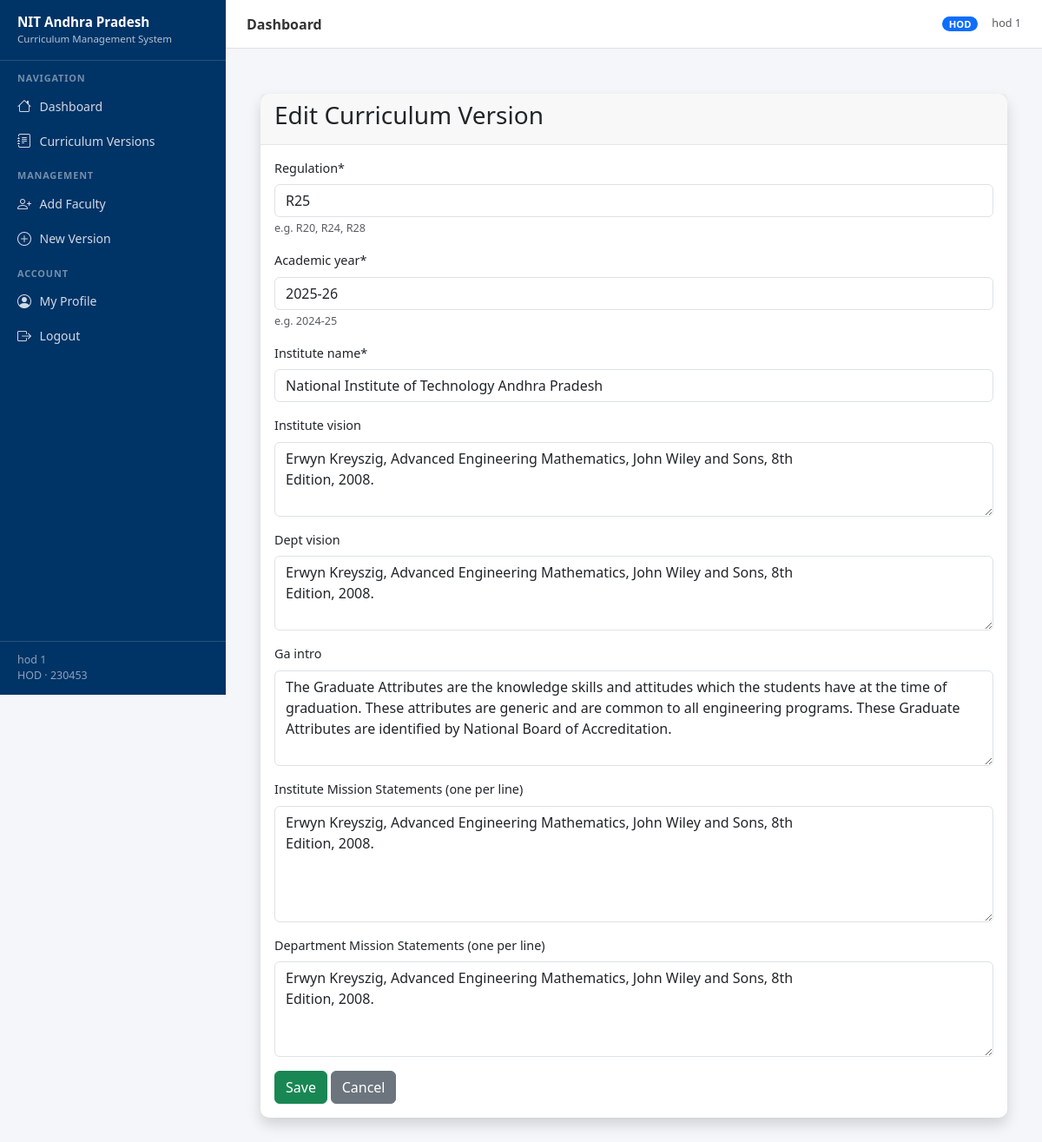
/curriculum/version/2/edit/ (signed in), run on the app's committed database.
### accounts/models.py (models this page shows, shortened)
class Profile(models.Model):
    ROLE_ADMIN = 'ADMIN'
    ROLE_HOD = 'HOD'
    ROLE_FACULTY = 'FACULTY'
    ROLE_CHOICES = [
        (ROLE_ADMIN, 'Admin'),
        (ROLE_HOD, 'HOD'),
        (ROLE_FACULTY, 'Faculty'),
    ]
    user = models.OneToOneField(User, on_delete=models.CASCADE, related_name='profile')
    role = models.CharField(max_length=20, choices=ROLE_CHOICES)
    department = models.ForeignKey(
        Department,
        on_delete=models.SET_NULL,
        null=True,
        blank=True,
        related_name='profiles'
    )
    employee_id = models.CharField(max_length=50, blank=True)
    phone = models.CharField(max_length=20, blank=True)
    created_at = models.DateTimeField(auto_now_add=True)
    class Meta:
        ordering = ['user__last_name', 'user__first_name']
    @property
    def is_admin(self):
        return self.role == self.ROLE_ADMIN
    @property
    def is_hod(self):
        return self.role == self.ROLE_HOD
    @property
    def display_name(self):
        full = self.user.get_full_name()
        return full if full.strip() else self.user.username

class Department(models.Model):
    name = models.CharField(max_length=200)
    code = models.CharField(max_length=20, unique=True)
    degree = models.CharField(max_length=100, default='B.Tech')
    created_at = models.DateTimeField(auto_now_add=True)
    updated_at = models.DateTimeField(auto_now=True)
    class Meta:
        ordering = ['name']

### curriculum/models.py (models this page shows, shortened)
class CurriculumVersion(models.Model):
    STATUS_DRAFT = 'DRAFT'
    STATUS_PUBLISHED = 'PUBLISHED'
    STATUS_ARCHIVED = 'ARCHIVED'
    STATUS_CHOICES = [
        (STATUS_DRAFT, 'Draft'),
        (STATUS_PUBLISHED, 'Published'),
        (STATUS_ARCHIVED, 'Archived'),
    ]
    department = models.ForeignKey(Department, on_delete=models.CASCADE, related_name='curriculum_versions')
    regulation = models.CharField(max_length=20, help_text="e.g. R20, R24, R28")
    academic_year = models.CharField(max_length=20, help_text="e.g. 2024-25")
    status = models.CharField(max_length=20, choices=STATUS_CHOICES, default=STATUS_DRAFT)
    institute_name = models.CharField(max_length=300, default="National Institute of Technology Andhra Pradesh")
    institute_vision = models.TextField(blank=True)
    institute_mission = models.JSONField(default=list, help_text="List of mission statement strings")
    dept_vision = models.TextField(blank=True)
    dept_mission = models.JSONField(default=list, help_text="List of mission statement strings")
    ga_intro = models.TextField(
        blank=True,
        default="The Graduate Attributes are the knowledge skills and attitudes which the students have at "
                "the time of graduation. These attributes are generic and are common to all engineering programs. "
                "These Graduate Attributes are identified by National Board of Accreditation."
    )
    created_by = models.ForeignKey(User, on_delete=models.SET_NULL, null=True, related_name='created_versions')
    created_at = models.DateTimeField(auto_now_add=True)
    updated_at = models.DateTimeField(auto_now=True)
    class Meta:
        ordering = ['-created_at']
        unique_together = [('department', 'regulation')]
        verbose_name = 'Curriculum Version'
    @property
    def is_editable(self):
        return self.status == self.STATUS_DRAFT

### curriculum/views.py (the view, shortened to what this page needs)
# urls.py: path('version/<int:pk>/edit/', views.version_edit, name='version_edit'),
@login_required
def version_edit(request, pk):
    profile = get_profile(request)
    if not profile or profile.role not in (Profile.ROLE_HOD, Profile.ROLE_ADMIN):
        return HttpResponseForbidden("Only HOD can edit curriculum versions.")
    version = get_version_or_403(request, pk)
    if version is None:
        return HttpResponseForbidden("You cannot access this curriculum version.")
    if not version.is_editable:
        messages.error(request, "This version is published/archived and cannot be edited.")
        return redirect('curriculum:version_detail', pk=pk)
    form = CurriculumVersionForm(request.POST or None, instance=version)
    return render(request, 'curriculum/version_form.html', {'form': form, 'action': 'Edit', 'version': version})

### curriculum/views.py (called while the page is built)
def get_profile(request):
    try:
        return request.user.profile
    except Profile.DoesNotExist:
        return None

def get_version_or_403(request, version_pk):
    profile = get_profile(request)
    version = get_object_or_404(CurriculumVersion, pk=version_pk)
    if profile.is_admin:
        return version
    if version.department != profile.department:
        return None
    return version

### templates/curriculum/version_form.html (shortened to what this page needs)
{% extends 'base.html' %}
{% load crispy_forms_tags %}
{% block content %}
<div class="container mt-4">
    <div class="card shadow">
        <div class="card-header">
            <h3>{{ action }} Curriculum Version</h3>
        </div>
        <div class="card-body">
            <form method="post">
                {{ form|crispy }}
                <div class="mt-3">
                    <button type="submit" class="btn btn-success">
                        Save
                    </button>
                    <a href="{% url 'curriculum:version_list' %}"
                       class="btn btn-secondary">
                        Cancel
                    </a>
                </div>
            </form>
        </div>
    </div>
</div>
{% endblock %}

### templates/base.html (shortened to what this page needs)
<!DOCTYPE html>
<html lang="en">
<head>
  <link href="https://cdn.jsdelivr.net/npm/bootstrap@5.3.3/dist/css/bootstrap.min.css" rel="stylesheet" />
  <link href="https://cdn.jsdelivr.net/npm/bootstrap-icons@1.11.3/font/bootstrap-icons.min.css" rel="stylesheet" />
</head>
<body>
<nav id="sidebar">
  <div class="brand">
    <div class="brand-title">NIT Andhra Pradesh</div>
    <div class="brand-sub">Curriculum Management System</div>
  </div>
  {% if user.is_authenticated %}
    {% with profile=user.profile %}
    <div class="nav-section-label">Navigation</div>
    <a href="{% url 'accounts:dashboard' %}" class="nav-link {% block nav_dashboard %}{% endblock %}">
      <i class="bi bi-house"></i> Dashboard
    </a>
    <a href="{% url 'curriculum:version_list' %}" class="nav-link {% block nav_curriculum %}{% endblock %}">
      <i class="bi bi-journal-text"></i> Curriculum Versions
    </a>
    {% if profile.is_admin or profile.is_hod %}
    <div class="nav-section-label">Management</div>
      {% if profile.is_hod %}
      <a href="{% url 'accounts:create_faculty' %}" class="nav-link">
        <i class="bi bi-person-plus"></i> Add Faculty
      </a>
      <a href="{% url 'curriculum:version_create' %}" class="nav-link">
        <i class="bi bi-plus-circle"></i> New Version
      </a>
      {% endif %}
    {% endif %}
    <div class="nav-section-label">Account</div>
    <a href="{% url 'accounts:edit_profile' %}" class="nav-link">
      <i class="bi bi-person-circle"></i> My Profile
    </a>
    <a href="{% url 'accounts:logout' %}" class="nav-link">
      <i class="bi bi-box-arrow-right"></i> Logout
    </a>
    <div class="sidebar-footer">
      <div>{{ profile.display_name }}</div>
      <div>{{ profile.get_role_display }}
        {% if profile.department %}· {{ profile.department.code }}{% endif %}
      </div>
    </div>
    {% endwith %}
  {% endif %}
</nav>
<div id="topbar">
  <span class="page-title">{% block page_title %}Dashboard{% endblock %}</span>
  {% if user.is_authenticated %}
    {% with profile=user.profile %}
    {% if profile.is_admin %}
      <span class="badge badge-role bg-danger">ADMIN</span>
    {% elif profile.is_hod %}
      <span class="badge badge-role bg-primary">HOD</span>
    {% else %}
      <span class="badge badge-role bg-secondary">FACULTY</span>
    {% endif %}
    <span class="text-muted small d-none d-sm-inline">{{ user.get_full_name|default:user.username }}</span>
    {% endwith %}
  {% endif %}
</div>
<div id="main-content">
  {% block content %}{% endblock %}
</div>
</body>
</html>

### templates/base.html (style rules this page uses)
:root { --sidebar-width: 260px; --topbar-height: 56px; --primary: #003366; --primary-light: #e8f0fb; --accent: #c8102e; --text-muted-custom: #6c757d; }
body { background: #f4f6f9; font-family: 'Segoe UI', sans-serif; font-size: 0.9rem; }
#sidebar { position: fixed; top: 0; left: 0; width: var(--sidebar-width); height: 100vh; background: var(--primary); display: flex; flex-direction: column; z-index: 1040; transition: transform 0.3s ease; overflow-y: auto; }
#sidebar .brand { padding: 1rem 1.25rem; border-bottom: 1px solid rgba(255,255,255,0.15); color: #fff; }
#sidebar .brand-title { font-size: 0.95rem; font-weight: 700; line-height: 1.3; }
#sidebar .brand-sub { font-size: 0.72rem; opacity: 0.7; }
#sidebar .nav-section-label { padding: 0.75rem 1.25rem 0.25rem; font-size: 0.68rem; font-weight: 700; text-transform: uppercase; letter-spacing: 0.08em; color: rgba(255,255,255,0.45); }
#sidebar .nav-link { padding: 0.5rem 1.25rem; color: rgba(255,255,255,0.82); border-radius: 0; display: flex; align-items: center; gap: 0.6rem; font-size: 0.875rem; transition: background 0.15s; }
#sidebar .nav-link .bi { font-size: 1rem; flex-shrink: 0; }
#sidebar .sidebar-footer { margin-top: auto; padding: 0.75rem 1.25rem; border-top: 1px solid rgba(255,255,255,0.15); font-size: 0.78rem; color: rgba(255,255,255,0.55); }
#topbar { position: fixed; top: 0; left: var(--sidebar-width); right: 0; height: var(--topbar-height); background: #fff; border-bottom: 1px solid #e0e0e0; display: flex; align-items: center; padding: 0 1.5rem; z-index: 1030; gap: 1rem; }
#topbar .page-title { font-weight: 600; font-size: 1rem; color: #333; flex: 1; }
#topbar .badge-role { font-size: 0.7rem; padding: 0.3em 0.7em; border-radius: 20px; }
#main-content { margin-left: var(--sidebar-width); margin-top: var(--topbar-height); padding: 1.75rem; min-height: calc(100vh - var(--topbar-height)); }
.card { border: none; border-radius: 10px; box-shadow: 0 1px 6px rgba(0,0,0,0.07); }
.card-header { font-weight: 600; font-size: 0.92rem; border-bottom: 1px solid rgba(0,0,0,0.08); }

### data on the page
Profile: display_name "hod 1", role "HOD", department.code "230453"
CurriculumVersion: regulation "R25", academic_year "2025-26", institute_name "National Institute of Technology Andhra Pradesh", institute_vision "Erwyn Kreyszig, Advanced Engineering Mathematics, John Wiley and Sons, 8th Edition, 2008.", dept_vision "Erwyn Kreyszig, Advanced Engineering Mathematics, John Wiley and Sons, 8th Edition, 2008.", ga_intro "The Graduate Attributes are the knowledge skills and attitudes which the students have at the time of graduation. These attributes are generic and are common to all engineering programs. These Graduate Attributes are identified by National Board of Accreditation."

### other printed values
{{ user.get_full_name|default:user.username }} "hod 1"
{{ action }} "Edit"
